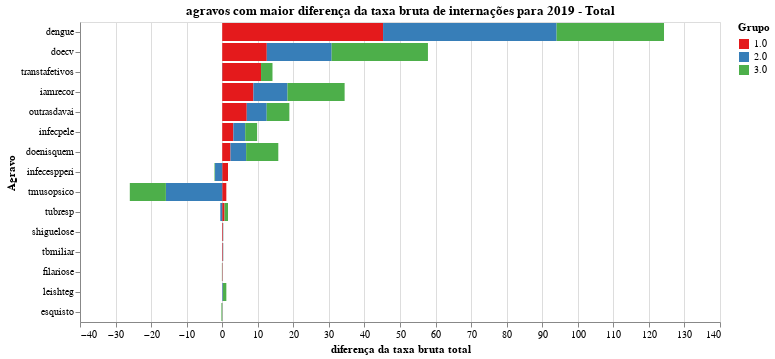

Source (notebook cell):
### Code cell
chart = plot_grafico_dif(pop_19, pop_r,
                         'taxa_inter_total', 
                         "agravos com maior diferença da taxa bruta de internações para 2019 - Total",
                        "diferença da taxa bruta total")

#chart.save('tx_bruta_t.svg')
chart

### Figure 1 — Vega-Lite specification as saved in the notebook (floating-point values rounded to 4 significant figures)
{"config": {"view": {"continuousWidth": 400, "continuousHeight": 300}, "range": {"category": {"scheme": "set1"}}}, "data": {"name": "data-f6dc69c9890b59cbb371377dff20b796"}, "mark": "bar", "encoding": {"color": {"type": "nominal", "field": "grupo", "title": "Grupo"}, "order": {"type": "nominal", "field": "grupo", "sort": "ascending"}, "tooltip": {"type": "quantitative", "field": "taxa"}, "x": {"type": "quantitative", "field": "taxa", "title": "diferença da taxa bruta total"}, "y": {"type": "nominal", "field": "agravo", "sort": null, "title": "Agravo"}}, "title": "agravos com maior diferença da taxa bruta de internações para 2019 - Total", "width": 640, "$schema": "https://vega.github.io/schema/vega-lite/v4.8.1.json", "datasets": {"data-f6dc69c9890b59cbb371377dff20b796": [{"agravo": "dengue", "grupo": "1.0", "taxa": 45.24}, {"agravo": "dengue", "grupo": "2.0", "taxa": 48.81}, {"agravo": "dengue", "grupo": "3.0", "taxa": 30.21}, {"agravo": "doecv", "grupo": "1.0", "taxa": 12.53}, {"agravo": "doecv", "grupo": "2.0", "taxa": 18.24}, {"agravo": "doecv", "grupo": "3.0", "taxa": 27.08}, {"agravo": "transtafetivos", "grupo": "1.0", "taxa": 10.92}, {"agravo": "transtafetivos", "grupo": "2.0", "taxa": -0.03728}, {"agravo": "transtafetivos", "grupo": "3.0", "taxa": 3.222}, {"agravo": "iamrecor", "grupo": "1.0", "taxa": 8.769}, {"agravo": "iamrecor", "grupo": "2.0", "taxa": 9.593}, {"agravo": "iamrecor", "grupo": "3.0", "taxa": 16.06}, {"agravo": "outrasdavai", "grupo": "1.0", "taxa": 6.9}, {"agravo": "outrasdavai", "grupo": "2.0", "taxa": 5.616}, {"agravo": "outrasdavai", "grupo": "3.0", "taxa": 6.369}, {"agravo": "infecpele", "grupo": "1.0", "taxa": 3.133}, {"agravo": "infecpele", "grupo": "2.0", "taxa": 3.329}, {"agravo": "infecpele", "grupo": "3.0", "taxa": 3.35}, {"agravo": "doenisquem", "grupo": "1.0", "taxa": 2.332}, {"agravo": "doenisquem", "grupo": "2.0", "taxa": 4.392}, {"agravo": "doenisquem", "grupo": "3.0", "taxa": 9.049}, {"agravo": "infecespperi", "grupo": "1.0", "taxa": 1.62}, {"agravo": "infecespperi", "grupo": "2.0", "taxa": -2.022}, {"agravo": "infecespperi", "grupo": "3.0", "taxa": -0.1489}, {"agravo": "tmusopsico", "grupo": "1.0", "taxa": 1.156}, {"agravo": "tmusopsico", "grupo": "2.0", "taxa": -15.84}, {"agravo": "tmusopsico", "grupo": "3.0", "taxa": -10.15}, {"agravo": "tubresp", "grupo": "1.0", "taxa": 0.6451}, {"agravo": "tubresp", "grupo": "2.0", "taxa": -0.5443}, {"agravo": "tubresp", "grupo": "3.0", "taxa": 0.9851}, {"agravo": "shiguelose", "grupo": "1.0", "taxa": 0.1906}, {"agravo": "shiguelose", "grupo": "2.0", "taxa": 0.08374}, {"agravo": "shiguelose", "grupo": "3.0", "taxa": 0.02559}, {"agravo": "tbmiliar", "grupo": "1.0", "taxa": 0.1716}, {"agravo": "tbmiliar", "grupo": "2.0", "taxa": 0.0977}, {"agravo": "tbmiliar", "grupo": "3.0", "taxa": 0.02584}, {"agravo": "filariose", "grupo": "1.0", "taxa": 0.1013}, {"agravo": "filariose", "grupo": "2.0", "taxa": -0.04018}, {"agravo": "filariose", "grupo": "3.0", "taxa": -0.05093}, {"agravo": "leishteg", "grupo": "1.0", "taxa": 0.0493}, {"agravo": "leishteg", "grupo": "2.0", "taxa": 0.1752}, {"agravo": "leishteg", "grupo": "3.0", "taxa": 0.9341}, {"agravo": "esquisto", "grupo": "1.0", "taxa": 0.0392}, {"agravo": "esquisto", "grupo": "2.0", "taxa": 0.04436}, {"agravo": "esquisto", "grupo": "3.0", "taxa": -0.2238}]}}
